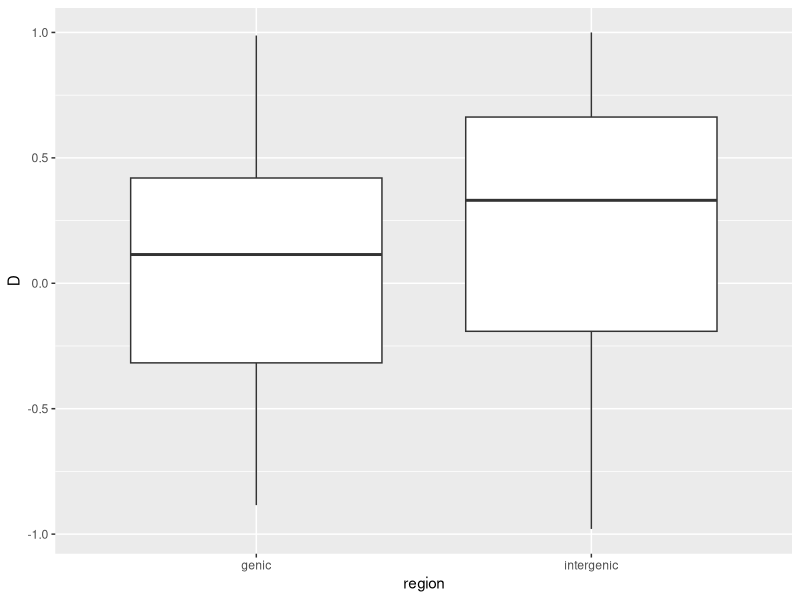

R code for this plot:
library(ggplot2)

genes <- read.table('genes.abbababa.csv', header=TRUE, sep=',')
inter <- read.table('inter.abbababa.csv', header=TRUE, sep=',')

D <- data.frame(region=c(rep('genic', length(genes$D)), rep('intergenic', length(inter$D))),
                D=c(genes$D, inter$D))

png(filename='D.png')
ggplot(data=D, mapping=aes(x=region, y=D)) + geom_boxplot()
dev.off()
